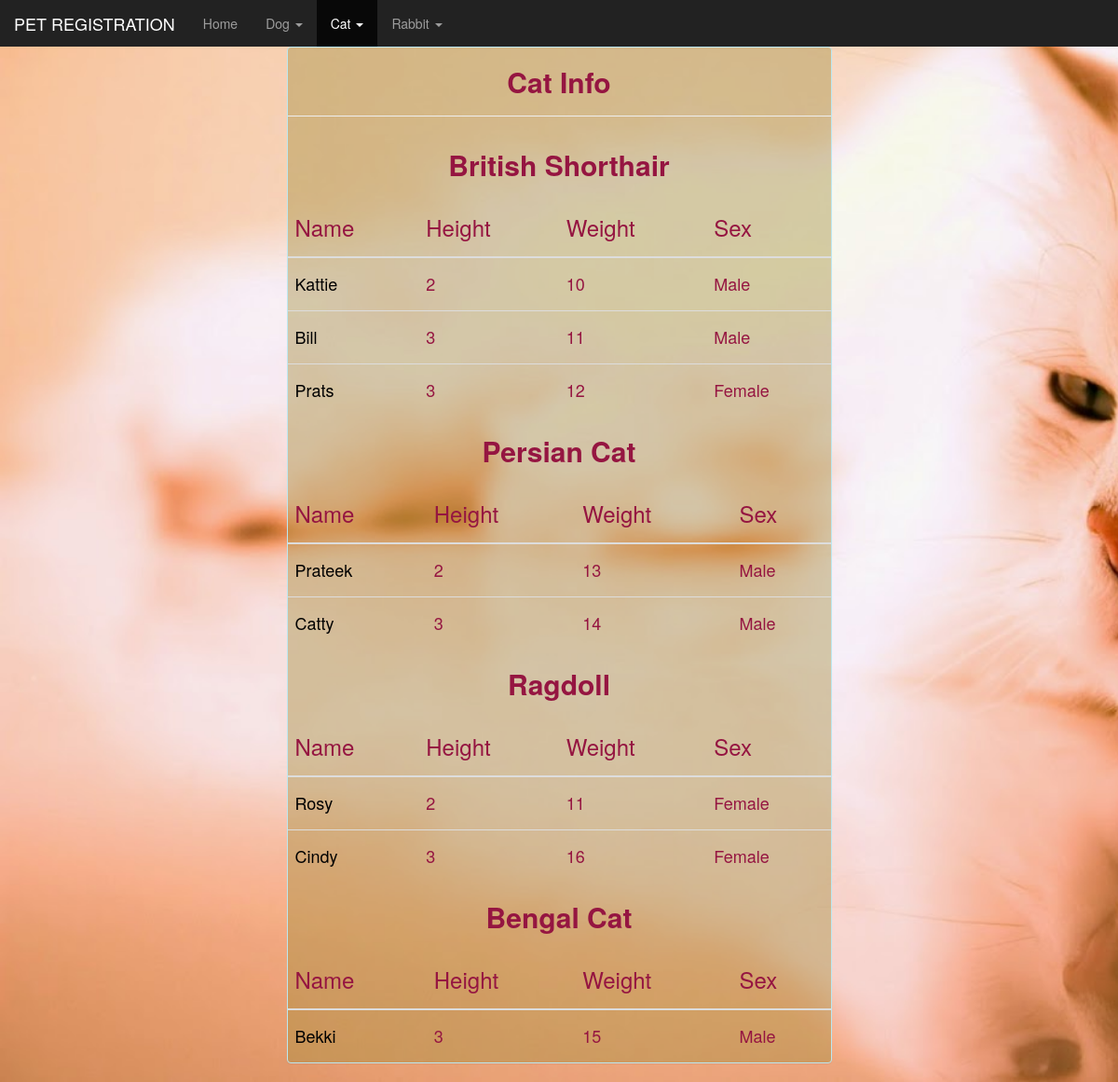
Page /petdogs/tablecat/ on the committed database.
### petdogs/models.py (models this page shows, shortened)
class CatBreedInfo(models.Model):
    breed=models.CharField(max_length=50)

class CatInfo(models.Model):
    pet_breed = models.ForeignKey(CatBreedInfo, on_delete=models.CASCADE)
    pet_name=models.CharField(max_length=50)
    gender=models.BooleanField()
    height=models.IntegerField()
    weight=models.IntegerField()

### petdogs/views.py (the view)
def tablecat(request):
    breedinfo=CatBreedInfo.objects.all()
    return render(request,'petdogs/TABLE2.html', {'breed_info': breedinfo})

### petdogs/templates/petdogs/TABLE2.html (shortened to what this page needs)
{% load staticfiles %}
<!DOCTYPE html>
<html>
<head>
    <link rel="stylesheet" type="text/css" href="{% static 'petdogs/catcss.css' %}">
    <link rel="stylesheet" type="text/css" href="{% static 'Boot/css/bootstrap.min.css' %}">
</head>
<body>
  <nav class="nav navbar-inverse">
  	<div class="fluid-container">
  		<div class="navbar-header">
  			<a href="#" class="navbar-brand">PET REGISTRATION</a>
  		</div>
  	<div>
  		<ul class="nav navbar-nav">
  			<li><a href="/petdogs/">Home</a></li>
        <li class="dropdown">
          <a href="#" class="dropdown-toggle" data-toggle="dropdown">Dog <span class="caret"></span></a>
        </li>
  			<li class="dropdown active">
          <a href="#" class="dropdown-toggle" data-toggle="dropdown">Cat <span class="caret"></span></a>
        </li>
        <li class="dropdown">
          <a href="#" class="dropdown-toggle" data-toggle="dropdown">Rabbit <span class="caret"></span></a>
        </li>
      </ul>
    </div>
  </div>
  </nav>
<div class="row">
    <div class="col-md-3"></div>
    <div class="col-md-6">
        <div class="panel panel-info" style="background:#a08b3869 ; color: #951541">
            <div>
                <h2 style="text-align: center"><strong>Cat Info</strong></h2>
            </div>
            <hr style="height:15px;">
            {% for breed in breed_info %}
                <h2 style="text-align: center"><b>{{ breed.breed }}</b></h2>
                <table class="table">
                    <thead>
                    <tr>
                        <th><h3>Name</h3></th>
                        <th><h3>Height</h3></th>
                        <th><h3>Weight</h3></th>
                        <th><h3>Sex</h3></th>
                    </tr>
                    </thead>
                    <tbody>
                    {% for pet in breed.catinfo_set.all %}
                        <tr>
                            {% if pet.gender %}
                                <td><a href="/petdogs/cat{{ pet.id }}/" style="color: black;"> <h4>{{ pet.pet_name}}</h4></a></td>
                                <td><h4> {{ pet.height }}</h4></td>
                                <td> <h4>{{ pet.weight }}</h4></td>
                                <td><h4>  Male </h4></td>
                            {% else %}
                                <td><a href="/petdogs/cat{{ pet.id }}/" style="color: black;"><h4>{{ pet.pet_name}}</h4></a></td>
                                <td><h4>{{ pet.height }}</h4></td>
                                <td> <h4>{{ pet.weight }}</h4></td>
                                <td><h4>Female</h4></td>
                            {% endif %}
                        </tr>
                    {% endfor %}
                    </tbody>
                </table>
            {% endfor %}
        </div>
    </div>
</div>
</body>
</html>

### petdogs/static/petdogs/catcss.css (style rules this page uses)
body { background-image: url("images/pet17.jpg"); background-size: cover; background-repeat: no-repeat; }

### rows in the picture
CatBreedInfo: breed "British Shorthair"
CatInfo: pet_name "Kattie", height "2", weight "10"
CatInfo: pet_name "Bill", height "3", weight "11"
CatInfo: pet_name "Prats", height "3", weight "12"
CatBreedInfo: breed "Persian Cat"
CatInfo: pet_name "Prateek", height "2", weight "13"
CatInfo: pet_name "Catty", height "3", weight "14"
CatBreedInfo: breed "Ragdoll"
CatInfo: pet_name "Rosy", height "2", weight "11"
CatInfo: pet_name "Cindy", height "3", weight "16"
CatBreedInfo: breed "Bengal Cat"
CatInfo: pet_name "Bekki", height "3", weight "15"
